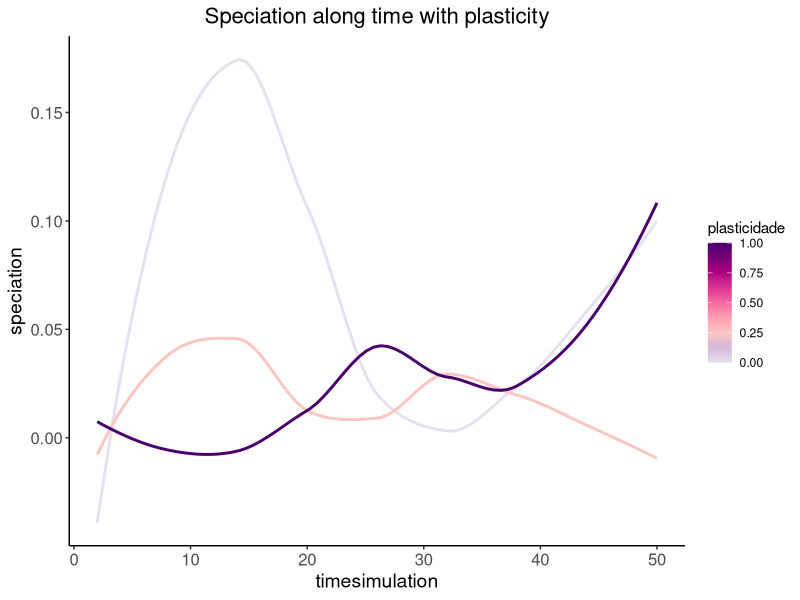
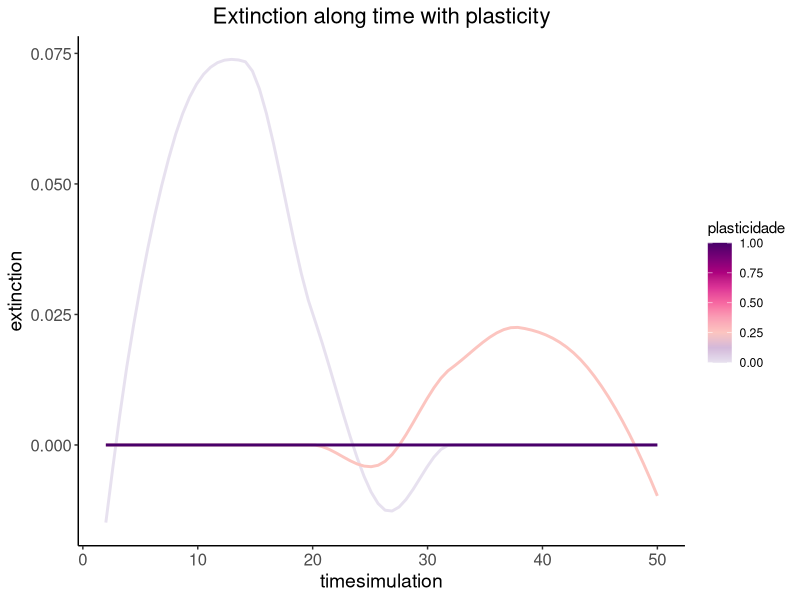
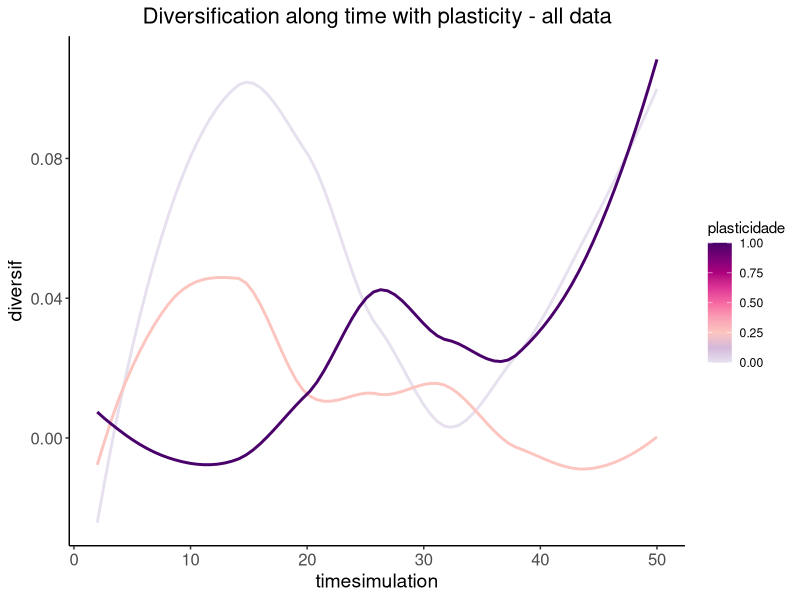
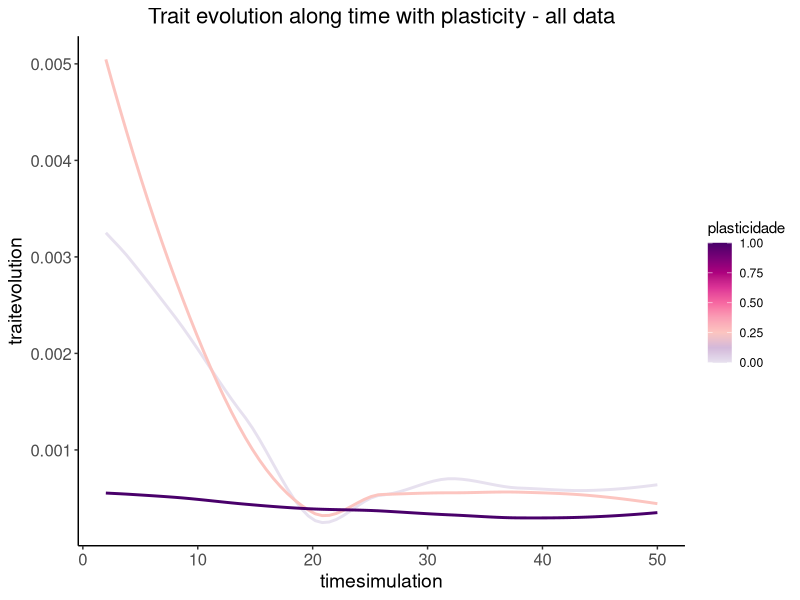
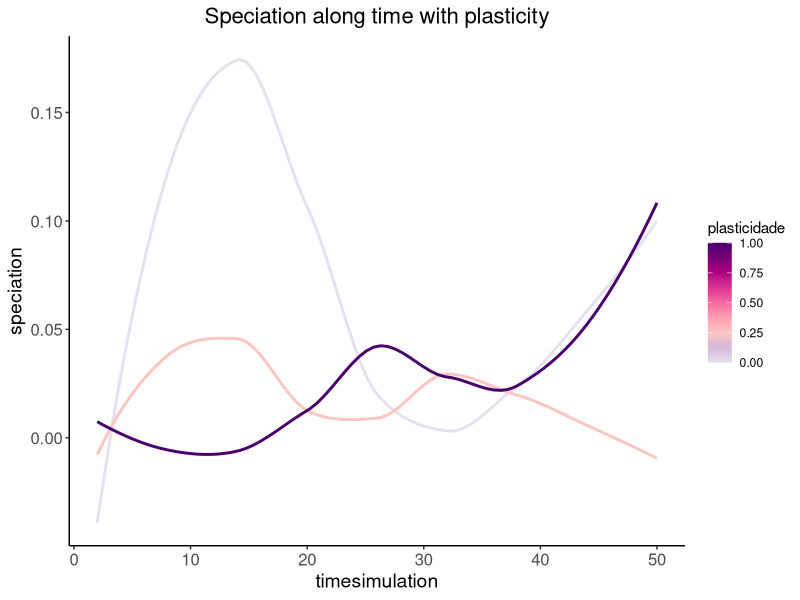
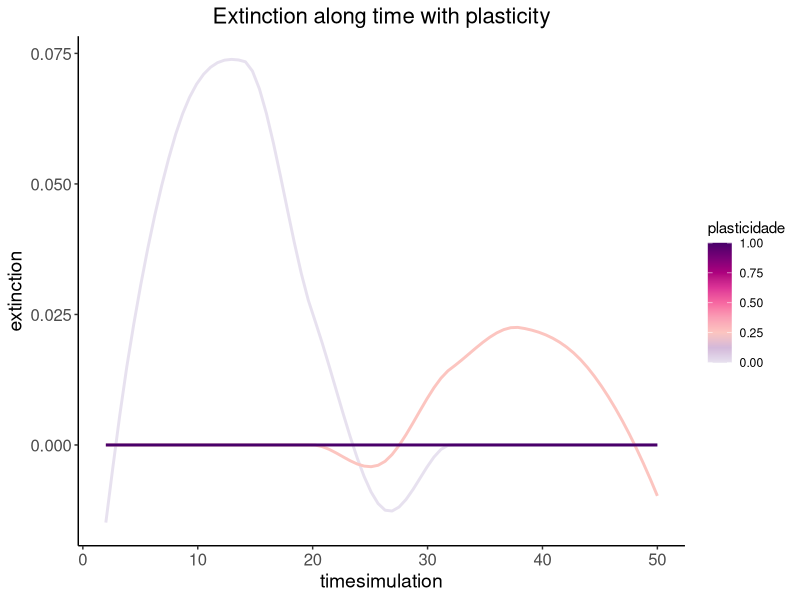
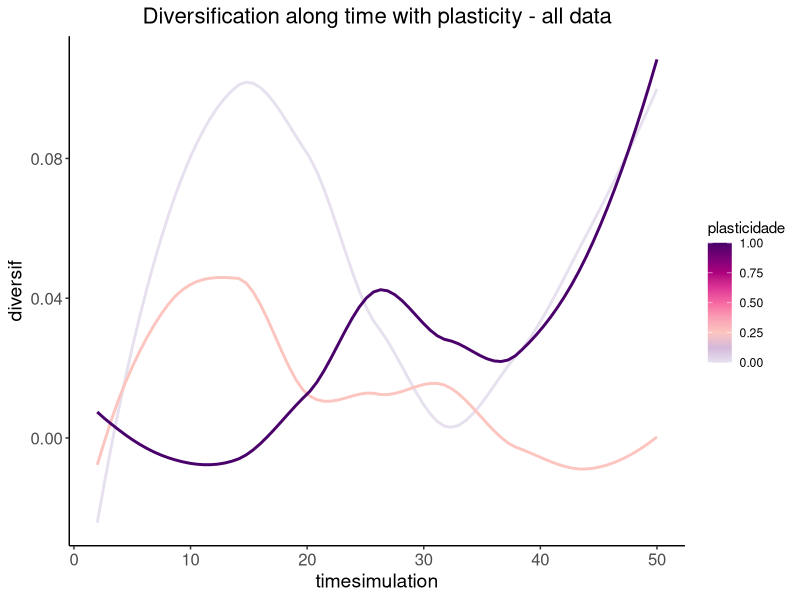
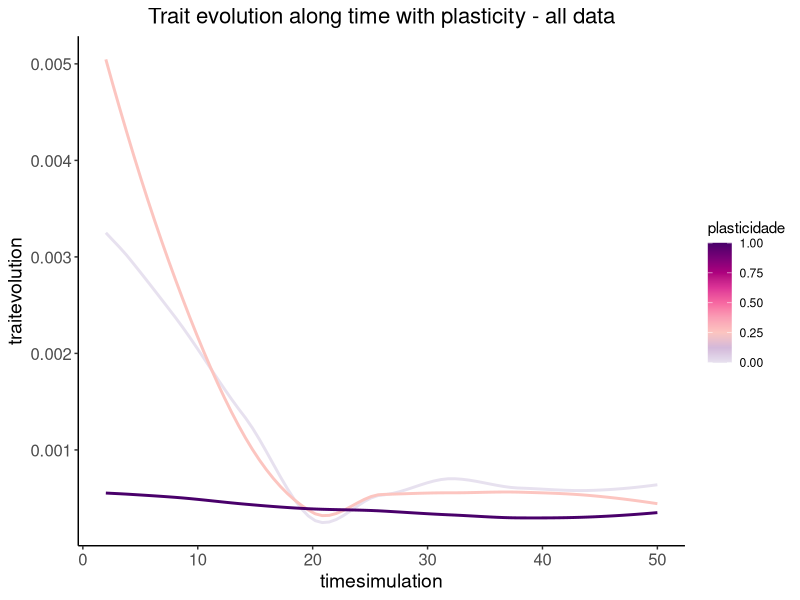

Write the R code that produced these figures, in order.
#####################################################
########### PLASTICITY AND EVOLUTION STUDY ##########
#####################################################
### Main goal: Verify the effect of plasticity on adaptive evolution #####################
##### Diversification and Trait Evolution ~ Plasticity
##### Methods: Computational simulation #############
##### Script to analysis results from simulation ####

#### packages ####
library(dplyr)
library(ggplot2)
library(here)


#### data ####
dados <- read.csv2("output/finalresult.csv")
dados <- dados %>% filter(replications != 0)
path <- here("output")

#### TEST FAST ####
colors <- c('#e7e1ef','#d4b9da','#fcc5c0','#fa9fb5','#f768a1','#dd3497','#ae017e','#7a0177','#49006a')
ggplot(data = dados, aes(timesimulation, speciation, colour = plasticidade, group = plasticidade)) + 
  labs(title = paste("Speciation along time with plasticity")) + theme_bw() +
  theme(panel.border = element_blank(), panel.grid.major = element_blank(),
        panel.grid.minor = element_blank(), axis.line = element_line(colour = "black"),
        plot.title = element_text(size = 16, hjust = 0.5),
        axis.text = element_text(size = 12),
        axis.title = element_text(size = 14)) + 
  scale_color_gradientn(colours = colors, na.value = NA) +
  geom_smooth(se = FALSE)

ggplot(data = dados, aes(timesimulation, extinction, colour = plasticidade, group = plasticidade)) + 
  labs(title = paste("Extinction along time with plasticity")) + theme_bw() +
  theme(panel.border = element_blank(), panel.grid.major = element_blank(),
        panel.grid.minor = element_blank(), axis.line = element_line(colour = "black"),
        plot.title = element_text(size = 16, hjust = 0.5),
        axis.text = element_text(size = 12),
        axis.title = element_text(size = 14)) + 
  scale_color_gradientn(colours = colors, na.value = NA) +
  geom_smooth(se = FALSE)

ggplot(data = dados, aes(timesimulation, diversif, colour = plasticidade, group = plasticidade)) + 
  labs(title = paste("Diversification along time with plasticity - all data")) + theme_bw() +
  theme(panel.border = element_blank(), panel.grid.major = element_blank(),
        panel.grid.minor = element_blank(), axis.line = element_line(colour = "black"),
        plot.title = element_text(size = 16, hjust = 0.5),
        axis.text = element_text(size = 12),
        axis.title = element_text(size = 14)) + 
  scale_color_gradientn(colours = colors, na.value = NA) +
  geom_smooth(se = FALSE)

ggplot(data = dados, aes(timesimulation, traitevolution, colour = plasticidade, group = plasticidade)) + 
  labs(title = paste("Trait evolution along time with plasticity - all data")) + theme_bw() +
  theme(panel.border = element_blank(), panel.grid.major = element_blank(),
        panel.grid.minor = element_blank(), axis.line = element_line(colour = "black"),
        plot.title = element_text(size = 16, hjust = 0.5),
        axis.text = element_text(size = 12),
        axis.title = element_text(size = 14)) + 
  scale_color_gradientn(colours = colors, na.value = NA) +
  geom_smooth(se = FALSE)


#### plot speciation ####
colors <- c('#e7e1ef','#d4b9da','#fcc5c0','#fa9fb5','#f768a1','#dd3497','#ae017e','#7a0177','#49006a')
general_plot_1 <- ggplot(data = dados, aes(timesimulation, speciation, colour = plasticidade, group = plasticidade)) + 
  labs(title = paste("Speciation along time with plasticity")) + theme_bw() +
  theme(panel.border = element_blank(), panel.grid.major = element_blank(),
        panel.grid.minor = element_blank(), axis.line = element_line(colour = "black"),
        plot.title = element_text(size = 16, hjust = 0.5),
        axis.text = element_text(size = 12),
        axis.title = element_text(size = 14)) + 
   scale_color_gradientn(colours = colors, na.value = NA) +
 geom_smooth(se = FALSE)


tiff(filename = file.path(path, paste0("plot", "_", general_plot_1[["labels"]][["y"]], "_", "plas", "all", ".tif")),
     width = 15,
     height = 15,
     units = "cm",
     res = 100)
print(general_plot_1)
dev.off()

# for(i in unique(dados$plasticidade)){
#   subdata <- dados %>% filter(plasticidade == i)
#   tiff(filename = file.path(path, paste0("plot", "_", general_plot_1[["labels"]][["y"]], "_", "plas", i, ".tif")),
#        width = 15,
#        height = 15,
#        units = "cm",
#        res = 100)
#   print(ggplot(subdata, aes(timesimulation, speciation)) +
#           geom_point() + labs(title = paste("Speciation along time with plasticity- all data")) + theme_bw() +
#           theme(panel.border = element_blank(), panel.grid.major = element_blank(),
#                 panel.grid.minor = element_blank(), axis.line = element_line(colour = "black"),
#                 plot.title = element_text(size = 16, hjust = 0.5),
#                 axis.text = element_text(size = 12),
#                 axis.title = element_text(size = 14)))
#   dev.off()
# }

#### plot extinction ####

general_plot_2 <- ggplot(data = dados, aes(timesimulation, extinction, colour = plasticidade, group = plasticidade)) + 
  labs(title = paste("Extinction along time with plasticity")) + theme_bw() +
  theme(panel.border = element_blank(), panel.grid.major = element_blank(),
        panel.grid.minor = element_blank(), axis.line = element_line(colour = "black"),
        plot.title = element_text(size = 16, hjust = 0.5),
        axis.text = element_text(size = 12),
        axis.title = element_text(size = 14)) + 
  scale_color_gradientn(colours = colors, na.value = NA) +
  geom_smooth(se = FALSE)

tiff(filename = file.path(path, paste0("plot", "_", general_plot_2[["labels"]][["y"]], "_", "plas", "all", ".tif")),
     width = 15,
     height = 15,
     units = "cm",
     res = 100)
print(general_plot_2)
dev.off()

# for(i in unique(dados$plasticidade)){
#   subdata <- dados %>% filter(plasticidade == i)
#   tiff(filename = file.path(path, paste0("plot", "_", general_plot_2[["labels"]][["y"]], "_", "plas", i, ".tif")),
#        width = 15,
#        height = 15,
#        units = "cm",
#        res = 100)
#   print(ggplot(subdata, aes(timesimulation, extinction)) +
#           geom_point() + labs(title = paste("Extinction along time with plasticity", i)) + theme_bw() +
#           theme(panel.border = element_blank(), panel.grid.major = element_blank(),
#                 panel.grid.minor = element_blank(), axis.line = element_line(colour = "black"),
#                 plot.title = element_text(size = 16, hjust = 0.5),
#                 axis.text = element_text(size = 12),
#                 axis.title = element_text(size = 14)))
#   dev.off()
# }

#### plot diversification ####

general_plot_3 <- ggplot(data = dados, aes(timesimulation, diversif, colour = plasticidade, group = plasticidade)) + 
  labs(title = paste("Diversification along time with plasticity - all data")) + theme_bw() +
  theme(panel.border = element_blank(), panel.grid.major = element_blank(),
        panel.grid.minor = element_blank(), axis.line = element_line(colour = "black"),
        plot.title = element_text(size = 16, hjust = 0.5),
        axis.text = element_text(size = 12),
        axis.title = element_text(size = 14)) + 
  scale_color_gradientn(colours = colors, na.value = NA) +
  geom_smooth(se = FALSE)

tiff(filename = file.path(path, paste0("plot", "_", general_plot_3[["labels"]][["y"]], "_", "plas", "all", ".tif")),
     width = 15,
     height = 15,
     units = "cm",
     res = 100)
print(general_plot_3)
dev.off()

# for(i in unique(dados$plasticidade)){
#   subdata <- dados %>% filter(plasticidade == i)
#   tiff(filename = file.path(path, paste0("plot", "_", general_plot_3[["labels"]][["y"]], "_", "plas", i, ".tif")),
#        width = 15,
#        height = 15,
#        units = "cm",
#        res = 100)
#   print(ggplot(subdata, aes(timesimulation, diversif)) +
#           geom_point() + labs(title = paste("Diversification along time with plasticity", i)) + theme_bw() +
#           theme(panel.border = element_blank(), panel.grid.major = element_blank(),
#                 panel.grid.minor = element_blank(), axis.line = element_line(colour = "black"),
#                 plot.title = element_text(size = 16, hjust = 0.5),
#                 axis.text = element_text(size = 12),
#                 axis.title = element_text(size = 14)))
#   dev.off()
# }

#### plot trait evolution ####
#subdata_final <- dados %>% filter(timesimulation >= 100)

general_plot_4 <- ggplot(data = dados, aes(timesimulation, traitevolution, colour = plasticidade, group = plasticidade)) + 
  labs(title = paste("Trait evolution along time with plasticity - all data")) + theme_bw() +
  theme(panel.border = element_blank(), panel.grid.major = element_blank(),
        panel.grid.minor = element_blank(), axis.line = element_line(colour = "black"),
        plot.title = element_text(size = 16, hjust = 0.5),
        axis.text = element_text(size = 12),
        axis.title = element_text(size = 14)) + 
  scale_color_gradientn(colours = colors, na.value = NA) +
  geom_smooth(se = FALSE)

tiff(filename = file.path(path, paste0("plot", "_", general_plot_4[["labels"]][["y"]], "_", "plas", "all", ".tif")),
     width = 15,
     height = 15,
     units = "cm",
     res = 100)
print(general_plot_4)
dev.off()

# for(i in unique(dados$plasticidade)){
#   subdata <- dados %>% filter(plasticidade == i)
#   tiff(filename = file.path(path, paste0("plot", "_", general_plot_4[["labels"]][["y"]], "_", "plas", i, ".tif")),
#        width = 15,
#        height = 15,
#        units = "cm",
#        res = 100)
#   print(ggplot(subdata, aes(timesimulation, traitevolution)) +
#           geom_point() + labs(title = paste("Trait evolution along time with plasticity", i)) + theme_bw() +
#           theme(panel.border = element_blank(), panel.grid.major = element_blank(),
#                 panel.grid.minor = element_blank(), axis.line = element_line(colour = "black"),
#                 plot.title = element_text(size = 16, hjust = 0.5),
#                 axis.text = element_text(size = 12),
#                 axis.title = element_text(size = 14)))
#   dev.off()
# }
